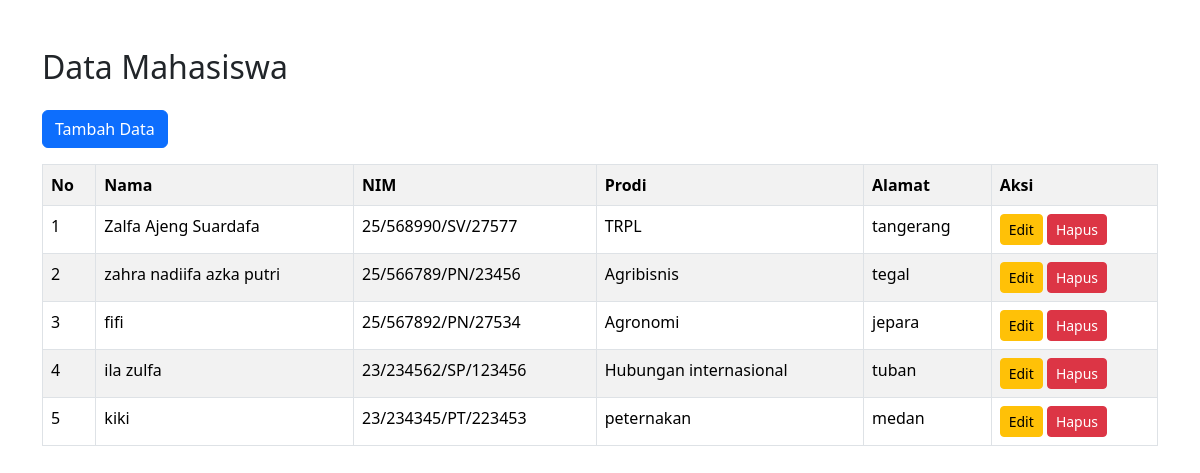
The page / on the database its author committed.
### tables this page shows
CREATE TABLE `mahasiswa` (
  `id` int(11) NOT NULL,
  `nama` varchar(100) DEFAULT NULL,
  `nim` varchar(20) DEFAULT NULL,
  `prodi` varchar(50) DEFAULT NULL,
  `alamat` text DEFAULT NULL
);

### index.php (the view, shortened to what this page needs)
<?php
include 'koneksi.php';
$data = mysqli_query($conn, "SELECT * FROM mahasiswa");
?>
<!DOCTYPE html>
<html>
<head>
    <link href="https://cdn.jsdelivr.net/npm/bootstrap@5.3.3/dist/css/bootstrap.min.css" rel="stylesheet">
</head>
<body class="container mt-5">
<h2 class="mb-4">Data Mahasiswa</h2>
<a href="tambah.php" class="btn btn-primary mb-3">Tambah Data</a>
<table class="table table-bordered table-striped">
    <tr>
        <th>No</th>
        <th>Nama</th>
        <th>NIM</th>
        <th>Prodi</th>
        <th>Alamat</th>
        <th>Aksi</th>
    </tr>
    <?php
    $no = 1;
    while($row = mysqli_fetch_array($data)) {
    ?>
    <tr>
        <td><?= $no++; ?></td>
        <td><?= $row['nama']; ?></td>
        <td><?= $row['nim']; ?></td>
        <td><?= $row['prodi']; ?></td>
        <td><?= $row['alamat']; ?></td>
        <td>
            <a href="edit.php?id=<?= $row['id']; ?>" class="btn btn-warning btn-sm">Edit</a>
            <a href="hapus.php?id=<?= $row['id']; ?>" class="btn btn-danger btn-sm">Hapus</a>
        </td>
    </tr>
    <?php } ?>
</table>
</body>
</html>

### rows shown on the page
mahasiswa: nama "Zalfa Ajeng Suardafa", nim "25/568990/SV/27577", prodi "TRPL", alamat "tangerang"
mahasiswa: nama "zahra nadiifa azka putri", nim "25/566789/PN/23456", prodi "Agribisnis", alamat "tegal"
mahasiswa: nama "fifi", nim "25/567892/PN/27534", prodi "Agronomi", alamat "jepara"
mahasiswa: nama "ila zulfa", nim "23/234562/SP/123456", prodi "Hubungan internasional", alamat "tuban"
mahasiswa: nama "kiki", nim "23/234345/PT/223453", prodi "peternakan", alamat "medan"
